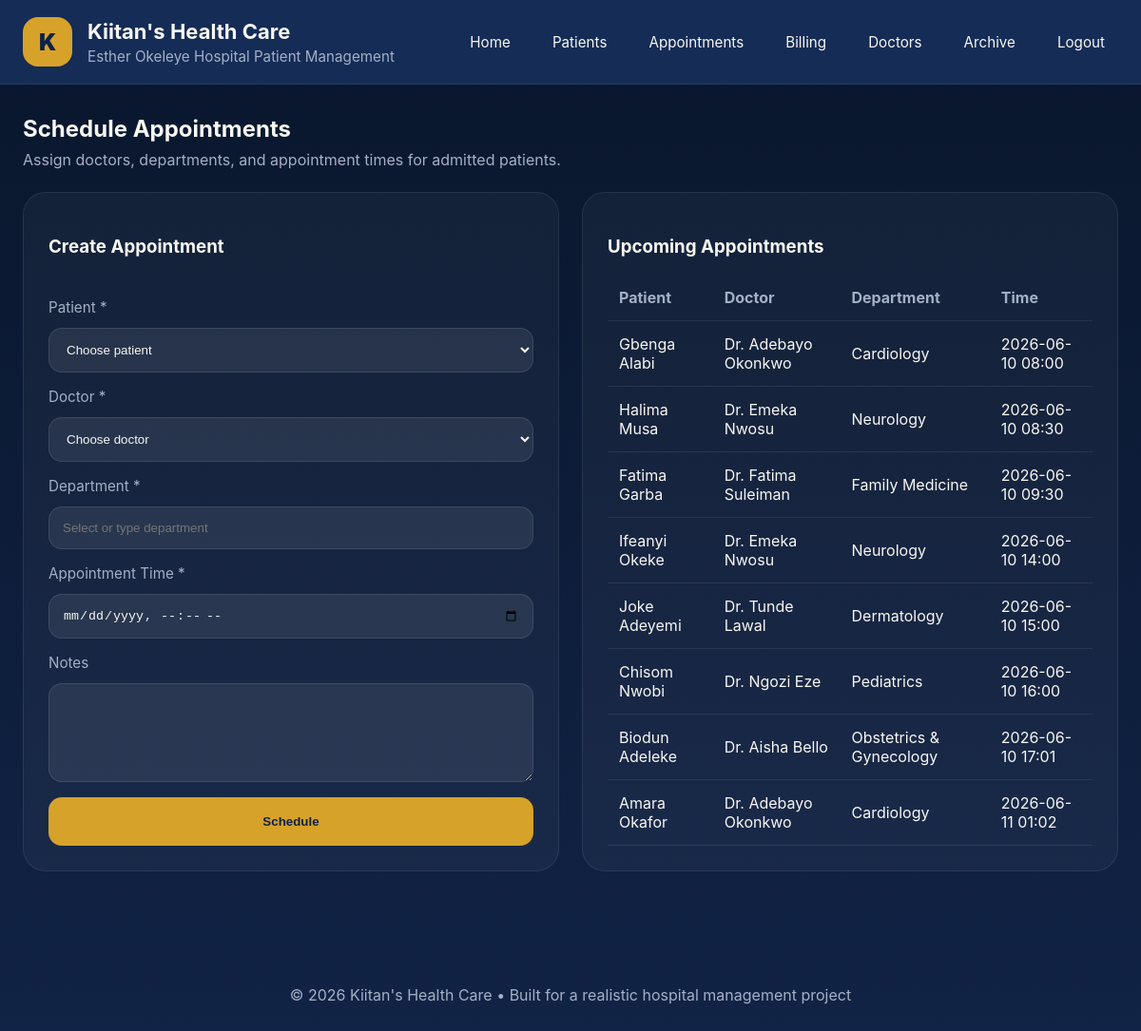
/appointments (signed in), run on an earlier commit of the app's database.
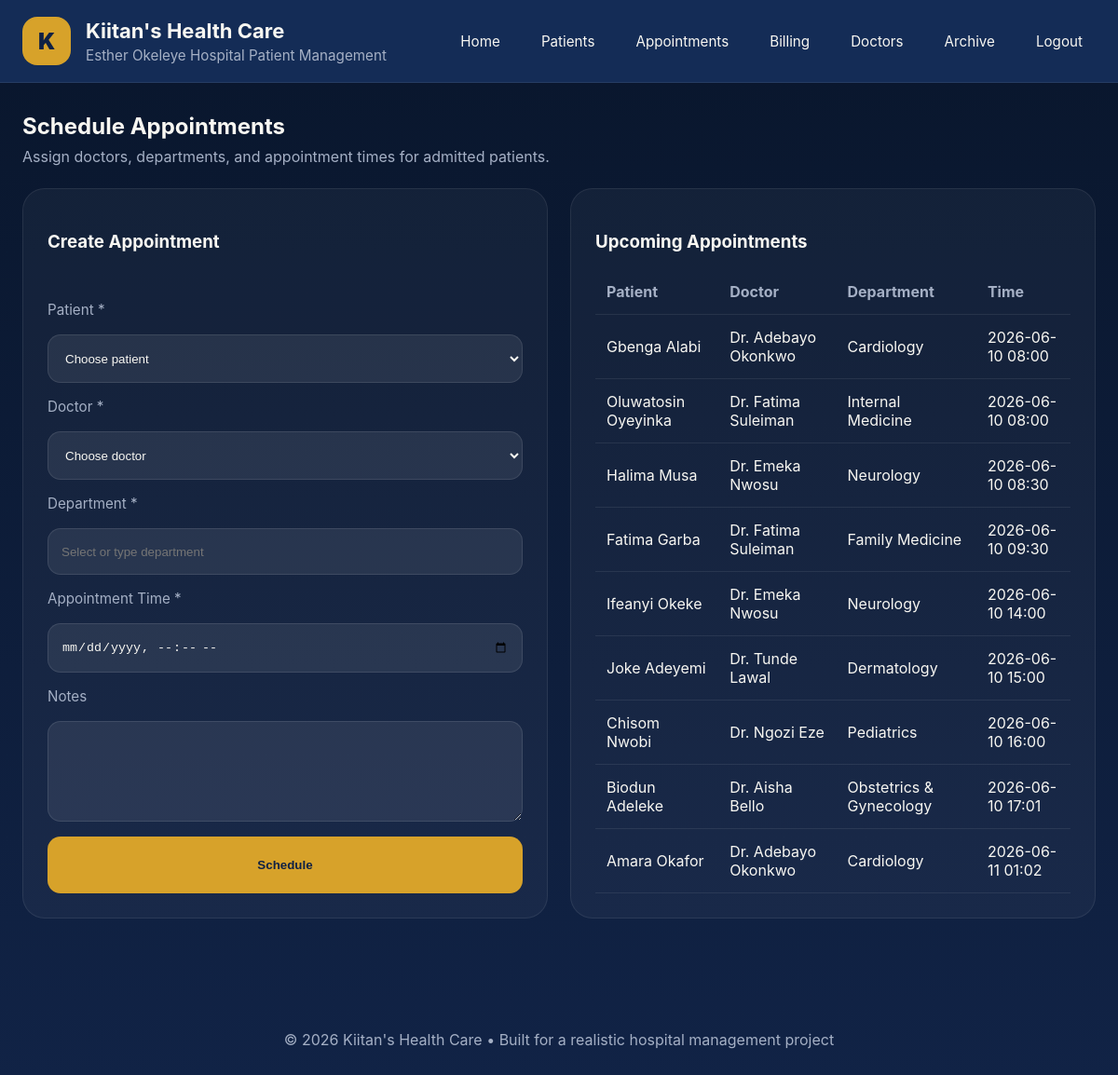
And on a later commit of the database.
### tables this page shows
CREATE TABLE appointments (
            id INTEGER PRIMARY KEY AUTOINCREMENT,
            patient_id INTEGER NOT NULL,
            doctor_id INTEGER,
            doctor TEXT,
            department TEXT NOT NULL,
            appointment_time TEXT NOT NULL,
            notes TEXT,
            FOREIGN KEY(patient_id) REFERENCES patients(id),
            FOREIGN KEY(doctor_id) REFERENCES doctors(id)
        );

CREATE TABLE patients (
            id INTEGER PRIMARY KEY AUTOINCREMENT,
            first_name TEXT NOT NULL,
            last_name TEXT NOT NULL,
            age INTEGER NOT NULL,
            gender TEXT NOT NULL,
            phone TEXT NOT NULL,
            email TEXT,
            address TEXT,
            condition TEXT,
            emergency INTEGER DEFAULT 0,
            admitted_at TEXT,
            discharged INTEGER DEFAULT 0
        );

### app.py (the view, shortened to what this page needs)
@app.route("/appointments", methods=["GET", "POST"])
@login_required
def appointments():
    db = get_db_connection()
    patients = db.execute("SELECT id, first_name, last_name FROM patients WHERE discharged = 0").fetchall()
    doctors = db.execute("SELECT id, name, specialization FROM doctors WHERE active = 1 ORDER BY name ASC").fetchall()
    scheduled = db.execute(
        "SELECT a.id, COALESCE(d.name, a.doctor) AS doctor_name, a.department, a.appointment_time, p.first_name, p.last_name FROM appointments a JOIN patients p ON a.patient_id = p.id LEFT JOIN doctors d ON a.doctor_id = d.id ORDER BY appointment_time ASC"
    ).fetchall()
    return render_template("appointment.html", patients=patients, doctors=doctors, scheduled=scheduled, departments=DEPARTMENTS)

### app.py (called while the page is built)
def get_db_connection():
    db = getattr(g, "db", None)
    if db is None:
        db = sqlite3.connect(app.config["DATABASE"])
        db.row_factory = sqlite3.Row
        g.db = db
    return db

def login_required(view):
    @wraps(view)
    def wrapped_view(**kwargs):
        if not session.get("user"):
            return redirect(url_for("login"))
        return view(**kwargs)
    return wrapped_view

@app.context_processor
def inject_user():
    return {
        "logged_in": bool(session.get("user")),
        "current_user": session.get("user"),
    }

### templates/appointment.html (shortened to what this page needs)
{% extends "base.html" %}
{% block content %}
<section class="section-block">
  <div class="section-intro">
    <h2>Schedule Appointments</h2>
    <p>Assign doctors, departments, and appointment times for admitted patients.</p>
  </div>
  <div class="grid-two">
    <form method="post" class="panel form-panel">
      <h3>Create Appointment</h3>
      <div class="form-group">
        <label>Patient *</label>
        <select name="patient_id" required>
          <option value="">Choose patient</option>
        </select>
      </div>
      <div class="form-group">
        <label>Doctor *</label>
        <select name="doctor_id" required>
          <option value="">Choose doctor</option>
        </select>
      </div>
      <div class="form-group">
        <label>Department *</label>
        <input type="text" name="department" list="departments" placeholder="Select or type department" required />
      </div>
      <div class="form-group">
        <label>Appointment Time *</label>
        <input type="datetime-local" name="appointment_time" required />
      </div>
      <div class="form-group">
        <label>Notes</label>
        <textarea name="notes"></textarea>
      </div>
      <button type="submit" class="button primary full-width">Schedule</button>
    </form>
    <div class="panel">
      <h3>Upcoming Appointments</h3>
      <table>
        <thead>
          <tr>
            <th>Patient</th>
            <th>Doctor</th>
            <th>Department</th>
            <th>Time</th>
          </tr>
        </thead>
        <tbody>
          {% for appointment in scheduled %}
          <tr>
            <td>{{ appointment.first_name }} {{ appointment.last_name }}</td>
            <td>{{ appointment.doctor_name }}</td>
            <td>{{ appointment.department }}</td>
            <td>{{ appointment.appointment_time }}</td>
          </tr>
          {% endfor %}
        </tbody>
      </table>
    </div>
  </div>
</section>
{% endblock %}

What changed in the data, as far as the page shows it:
added appointments: first_name "Oluwatosin", last_name "Oyeyinka", doctor_name "Dr. Fatima Suleiman", department "Internal Medicine", appointment_time "2026-06-10 08:00"
